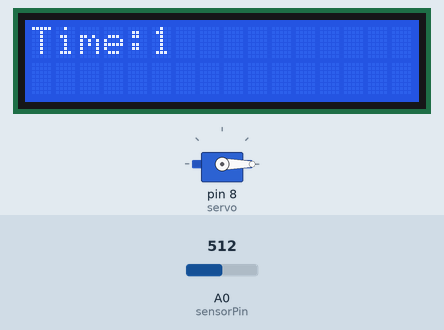
The sketch below on a simulated Arduino Uno, built with avr-gcc and run on an emulated ATmega328P. Shown: 16×2 character LCD, servo. The test bench sets the inputs (shaded band); at power-on: A0 (sensorPin) = 512.

Above: at 2.6 s.
2.7 s: A0 (sensorPin) set to 1023
At 4.5 s:
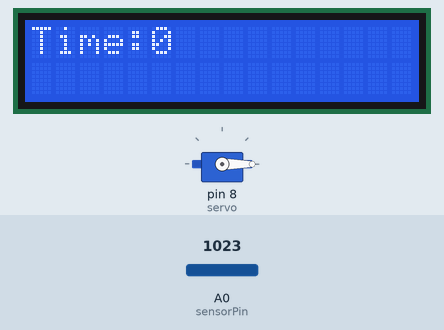
6.7 s: A0 (sensorPin) set to 964
10.7 s: A0 (sensorPin) set to 939
At 15.4 s:
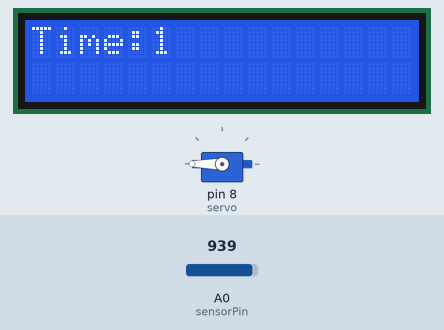
Timing chart, 0 to 24.5 s (numbered marks = the images above; inputs shaded):
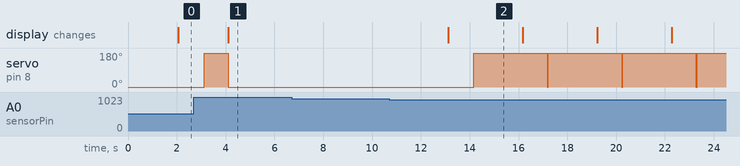

Measured:
- the behaviour switches between 954 and 953 on A0 (sensorPin) (found by bisection; images 1 and 2)
- after the input at 2.7 s, the display: changes after 1.4 s (image 1)
- after the input at 6.7 s, every drawn part: stays the same
- after the input at 10.7 s, servo on pin 8 (servo): 0° → 180° after 3.5 s; the display: changes after 2.4 s (image 2)

The sketch:

1_second_delay.ino
```cpp
#include <Servo.h>
#include <LiquidCrystal.h>
LiquidCrystal lcd(2,3,4,5,6,7);
Servo servo;
const int sensorPin=A0;
int sensorValue;
unsigned long time=0;
long int seconds=0;
int minutes=0;
int hours=0;
int reset=0;
float Vin=5;
float Vout=0;
float ref=220;
float r=0;

void setup() {
  // put your setup code here, to run once:
  Serial.begin(9600);
  lcd.begin(16,2);
  lcd.print("Time:");
  servo.attach(8);
  servo.write(0);
}

void loop() {
  // put your main code here, to run repeatedly:
  lcd.setCursor(5,0);
  sensorValue=analogRead(sensorPin);
  Vout=(Vin*sensorValue)/1023;
  r=ref*(1/((Vin/Vout)-1));
//  Serial.println(r);
  delay(1000);
  if(r<3000){
    setClock();
    lcd.print(seconds);
    delay(1000);
    servo.write(0);
    delay(50);
    servo.write(180);
  }
  else{
    seconds=0;
    lcd.print(seconds);
    servo.write(0);
  }
}

void setClock()
{
  seconds++;       //counts seconds from 0
  delay(1000);     //a delay of 1000 milliseconds is given for each second count
  if (seconds>59){
      seconds=0;      //whenever second is greater than 59 than second is made equal to
      minutes++;     // zero and a minute is counted for it
  }
  if (minutes>59){
    hours++;
    minutes=0;
  }
  if(hours>23){
    hours=0;
  }
}
```
